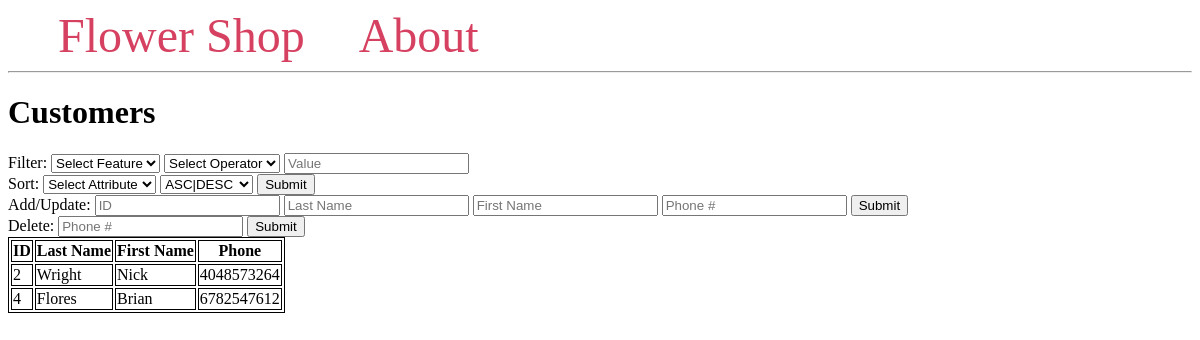
Before: /customer with the older database file.
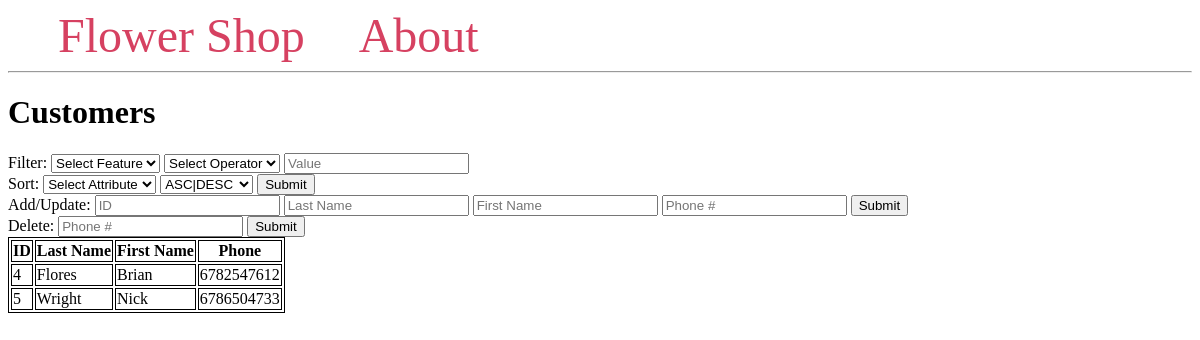
After: the same page with the newer database file.
### tables this page shows
CREATE TABLE customer(
                customerID INTEGER PRIMARY KEY,
                fname TEXT NOT NULL,
                lname TEXT NOT NULL,
                phone INTEGER UNIQUE CHECK (phone>=1000000000 and phone<10000000000)
            );

### main.py (the view, shortened to what this page needs)
@app.route("/customer", methods=("GET", "POST"))
def customers():
    conn = get_db_connection()
    cursor = conn.cursor()
    db = Database(conn,cursor)
    customers = conn.execute("SELECT * FROM customer").fetchall()
    return render_template('customer.html', customers=customers)

### main.py (called while the page is built)
def get_db_connection():
    conn = sqlite3.connect('flowershopdatabase.db', check_same_thread=False)
    conn.execute("PRAGMA foreign_keys = 1")
    conn.row_factory = sqlite3.Row
    return conn

### templates/customer.html (shortened to what this page needs)
{% extends 'base.html' %}
{% block content %}
    <h1>{% block title %} Customers {% endblock %}</h1>
    <div>
        <form method="post">
            <div>
                <label>Filter:</label>
                <select name="filt_attr">
                    <option value="">Select Feature</option>
                </select>
                <select name="op">
                    <option value="">Select Operator</option>
                </select>
                <input type="text" name="value" placeholder="Value">
            </div>
            <label>Sort:</label>
            <select name="sort_attr" id="sort_attr">
                <option value="">Select Attribute</option>
            </select>
            <select name="asc" id="asc">
                <option value="">ASC|DESC</option>
            </select>
            <button type="submit" name="sort" value="sort">Submit</button>
            <div>
                <label>Add/Update:</label>
                <input type="number" name="customerID" placeholder="ID">
                <input type="text" name="lname" placeholder="Last Name">
                <input type="text" name="fname" placeholder="First Name">
                <input type="text" name="phone" placeholder="Phone #">
                <button type="submit" name="add" value="add">Submit</button>
            </div>
            <div>
                <label>Delete:</label>
                <input type="text" name="phone2" placeholder="Phone #">
                <button type="submit" name="del" value="del">Submit</button>
            </div>
        </form>
    </div>
    <table>
        <tr>
            <th>ID</th>
            <th>Last Name</th>
            <th>First Name</th>
            <th>Phone</th>
        </tr>
        {% for customer in customers %}
                <tr>
                    <td>{{ customer['customerID'] }}</td>
                    <td>{{ customer['lname'] }}</td>
                    <td>{{ customer['fname'] }}</td>
                    <td>{{ customer['phone'] }}</td>
                </tr>
        {% endfor %}
    </table>
{% endblock %}

Changed rows visible on the page:
removed customer: customerID "2", lname "Wright", fname "Nick", phone "4048573264"
added customer: customerID "5", lname "Wright", fname "Nick", phone "6786504733"
